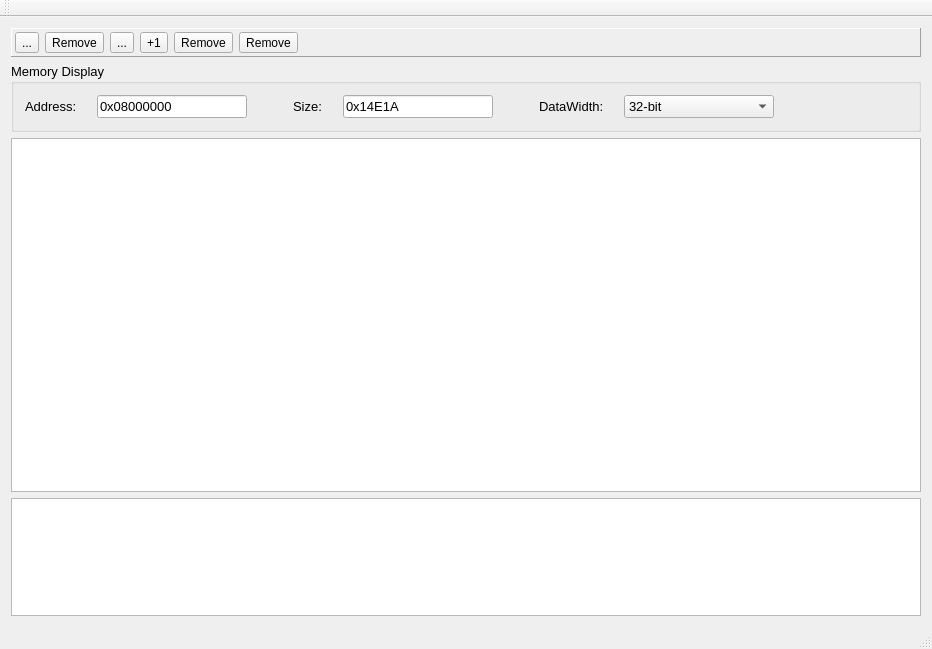
<?xml version="1.0" encoding="UTF-8"?>
<ui version="4.0">
 <class>MainWindow</class>
 <widget class="QMainWindow" name="MainWindow">
  <property name="geometry">
   <rect>
    <x>0</x>
    <y>0</y>
    <width>932</width>
    <height>649</height>
   </rect>
  </property>
  <property name="windowTitle">
   <string>CAN_Loader</string>
  </property>
  <widget class="QWidget" name="centralWidget">
   <layout class="QVBoxLayout" name="verticalLayout" stretch="0,0,3,1">
    <item>
     <widget class="QFrame" name="frame_COM">
      <property name="sizePolicy">
       <sizepolicy hsizetype="Expanding" vsizetype="Fixed">
        <horstretch>0</horstretch>
        <verstretch>0</verstretch>
       </sizepolicy>
      </property>
      <property name="styleSheet">
       <string notr="true">font: 12pt &quot;MS Shell Dlg 2&quot;;</string>
      </property>
      <property name="frameShape">
       <enum>QFrame::Panel</enum>
      </property>
      <property name="frameShadow">
       <enum>QFrame::Raised</enum>
      </property>
      <layout class="QHBoxLayout" name="horizontalLayout">
       <property name="leftMargin">
        <number>3</number>
       </property>
       <property name="topMargin">
        <number>3</number>
       </property>
       <property name="rightMargin">
        <number>3</number>
       </property>
       <property name="bottomMargin">
        <number>3</number>
       </property>
       <item>
        <widget class="QToolButton" name="loadHexFile_Button">
         <property name="toolTip">
          <string>Открыть hex-файл</string>
         </property>
         <property name="text">
          <string>...</string>
         </property>
         <property name="icon">
          <iconset resource="qrc.qrc">
           <normaloff>:/new/prefix1/qrc/256_edit-copy.ico</normaloff>:/new/prefix1/qrc/256_edit-copy.ico</iconset>
         </property>
         <property name="iconSize">
          <size>
           <width>45</width>
           <height>45</height>
          </size>
         </property>
        </widget>
       </item>
       <item>
        <widget class="QToolButton" name="saveHexFile_Button">
         <property name="toolTip">
          <string>Сохранить hex-файл</string>
         </property>
         <property name="text">
          <string>Remove</string>
         </property>
         <property name="icon">
          <iconset resource="qrc.qrc">
           <normaloff>:/new/prefix1/qrc/save-as.png</normaloff>:/new/prefix1/qrc/save-as.png</iconset>
         </property>
         <property name="iconSize">
          <size>
           <width>45</width>
           <height>45</height>
          </size>
         </property>
        </widget>
       </item>
       <item>
        <widget class="QToolButton" name="program_Button">
         <property name="toolTip">
          <string>Запрограммировать устройство</string>
         </property>
         <property name="text">
          <string>...</string>
         </property>
         <property name="icon">
          <iconset resource="qrc.qrc">
           <normaloff>:/new/prefix1/qrc/256_mail-inbox.ico</normaloff>:/new/prefix1/qrc/256_mail-inbox.ico</iconset>
         </property>
         <property name="iconSize">
          <size>
           <width>45</width>
           <height>45</height>
          </size>
         </property>
        </widget>
       </item>
       <item>
        <widget class="QToolButton" name="read_Button">
         <property name="toolTip">
          <string>Считать с устройства</string>
         </property>
         <property name="text">
          <string>+1</string>
         </property>
         <property name="icon">
          <iconset resource="qrc.qrc">
           <normaloff>:/new/prefix1/qrc/256_mail-outbox.ico</normaloff>:/new/prefix1/qrc/256_mail-outbox.ico</iconset>
         </property>
         <property name="iconSize">
          <size>
           <width>45</width>
           <height>45</height>
          </size>
         </property>
        </widget>
       </item>
       <item>
        <widget class="QToolButton" name="verify_Button">
         <property name="toolTip">
          <string>Проверка запрограммированных данных</string>
         </property>
         <property name="text">
          <string>Remove</string>
         </property>
         <property name="icon">
          <iconset resource="qrc.qrc">
           <normaloff>:/new/prefix1/qrc/256_applications-filesharing.ico</normaloff>:/new/prefix1/qrc/256_applications-filesharing.ico</iconset>
         </property>
         <property name="iconSize">
          <size>
           <width>45</width>
           <height>45</height>
          </size>
         </property>
        </widget>
       </item>
       <item>
        <widget class="QToolButton" name="clear_Button">
         <property name="toolTip">
          <string>Очистить устройство </string>
         </property>
         <property name="text">
          <string>Remove</string>
         </property>
         <property name="icon">
          <iconset resource="qrc.qrc">
           <normaloff>:/new/prefix1/qrc/256_edit-clear.ico</normaloff>:/new/prefix1/qrc/256_edit-clear.ico</iconset>
         </property>
         <property name="iconSize">
          <size>
           <width>45</width>
           <height>45</height>
          </size>
         </property>
        </widget>
       </item>
       <item>
        <spacer name="horizontalSpacer">
         <property name="orientation">
          <enum>Qt::Horizontal</enum>
         </property>
         <property name="sizeHint" stdset="0">
          <size>
           <width>466</width>
           <height>20</height>
          </size>
         </property>
        </spacer>
       </item>
      </layout>
     </widget>
    </item>
    <item>
     <widget class="QGroupBox" name="groupBox">
      <property name="font">
       <font>
        <pointsize>10</pointsize>
       </font>
      </property>
      <property name="title">
       <string>Memory Display</string>
      </property>
      <layout class="QHBoxLayout" name="horizontalLayout_5">
       <item>
        <layout class="QHBoxLayout" name="horizontalLayout_3">
         <item>
          <widget class="QLabel" name="label">
           <property name="text">
            <string>Address:    </string>
           </property>
          </widget>
         </item>
         <item>
          <widget class="QLineEdit" name="Address_lineEdit">
           <property name="sizePolicy">
            <sizepolicy hsizetype="Preferred" vsizetype="Fixed">
             <horstretch>0</horstretch>
             <verstretch>0</verstretch>
            </sizepolicy>
           </property>
           <property name="minimumSize">
            <size>
             <width>150</width>
             <height>0</height>
            </size>
           </property>
           <property name="text">
            <string>0x08000000</string>
           </property>
          </widget>
         </item>
        </layout>
       </item>
       <item>
        <spacer name="horizontalSpacer_2">
         <property name="orientation">
          <enum>Qt::Horizontal</enum>
         </property>
         <property name="sizeType">
          <enum>QSizePolicy::Fixed</enum>
         </property>
         <property name="sizeHint" stdset="0">
          <size>
           <width>40</width>
           <height>20</height>
          </size>
         </property>
        </spacer>
       </item>
       <item>
        <layout class="QHBoxLayout" name="horizontalLayout_2">
         <item>
          <widget class="QLabel" name="label_2">
           <property name="text">
            <string>Size:    </string>
           </property>
          </widget>
         </item>
         <item>
          <widget class="QLineEdit" name="size_lineEdit">
           <property name="sizePolicy">
            <sizepolicy hsizetype="Preferred" vsizetype="Fixed">
             <horstretch>0</horstretch>
             <verstretch>0</verstretch>
            </sizepolicy>
           </property>
           <property name="minimumSize">
            <size>
             <width>150</width>
             <height>0</height>
            </size>
           </property>
           <property name="text">
            <string>0x14E1A</string>
           </property>
          </widget>
         </item>
        </layout>
       </item>
       <item>
        <spacer name="horizontalSpacer_3">
         <property name="orientation">
          <enum>Qt::Horizontal</enum>
         </property>
         <property name="sizeType">
          <enum>QSizePolicy::Fixed</enum>
         </property>
         <property name="sizeHint" stdset="0">
          <size>
           <width>40</width>
           <height>20</height>
          </size>
         </property>
        </spacer>
       </item>
       <item>
        <layout class="QHBoxLayout" name="horizontalLayout_4">
         <item>
          <widget class="QLabel" name="label_3">
           <property name="text">
            <string>DataWidth:    </string>
           </property>
          </widget>
         </item>
         <item>
          <widget class="QComboBox" name="CountBit_comboBox">
           <property name="minimumSize">
            <size>
             <width>150</width>
             <height>0</height>
            </size>
           </property>
           <item>
            <property name="text">
             <string>32-bit</string>
            </property>
           </item>
           <item>
            <property name="text">
             <string>16-bit</string>
            </property>
           </item>
           <item>
            <property name="text">
             <string>8-bit</string>
            </property>
           </item>
          </widget>
         </item>
        </layout>
       </item>
       <item>
        <spacer name="horizontalSpacer_4">
         <property name="orientation">
          <enum>Qt::Horizontal</enum>
         </property>
         <property name="sizeType">
          <enum>QSizePolicy::Expanding</enum>
         </property>
         <property name="sizeHint" stdset="0">
          <size>
           <width>40</width>
           <height>20</height>
          </size>
         </property>
        </spacer>
       </item>
      </layout>
     </widget>
    </item>
    <item>
     <widget class="QTableWidget" name="tableWidget">
      <property name="font">
       <font>
        <family>Lucida Sans Unicode</family>
        <pointsize>10</pointsize>
       </font>
      </property>
      <property name="gridStyle">
       <enum>Qt::SolidLine</enum>
      </property>
      <property name="sortingEnabled">
       <bool>false</bool>
      </property>
      <property name="rowCount">
       <number>1</number>
      </property>
      <attribute name="horizontalHeaderMinimumSectionSize">
       <number>32</number>
      </attribute>
      <attribute name="horizontalHeaderStretchLastSection">
       <bool>false</bool>
      </attribute>
      <attribute name="verticalHeaderVisible">
       <bool>false</bool>
      </attribute>
      <attribute name="verticalHeaderHighlightSections">
       <bool>false</bool>
      </attribute>
      <row/>
     </widget>
    </item>
    <item>
     <widget class="QTextBrowser" name="textBrowser">
      <property name="maximumSize">
       <size>
        <width>16777215</width>
        <height>16777215</height>
       </size>
      </property>
     </widget>
    </item>
   </layout>
  </widget>
  <widget class="QMenuBar" name="menuBar">
   <property name="geometry">
    <rect>
     <x>0</x>
     <y>0</y>
     <width>932</width>
     <height>21</height>
    </rect>
   </property>
  </widget>
  <widget class="QToolBar" name="mainToolBar">
   <attribute name="toolBarArea">
    <enum>TopToolBarArea</enum>
   </attribute>
   <attribute name="toolBarBreak">
    <bool>false</bool>
   </attribute>
  </widget>
  <widget class="QStatusBar" name="statusBar"/>
 </widget>
 <layoutdefault spacing="6" margin="11"/>
 <resources>
  <include location="qrc.qrc"/>
 </resources>
 <connections/>
</ui>
